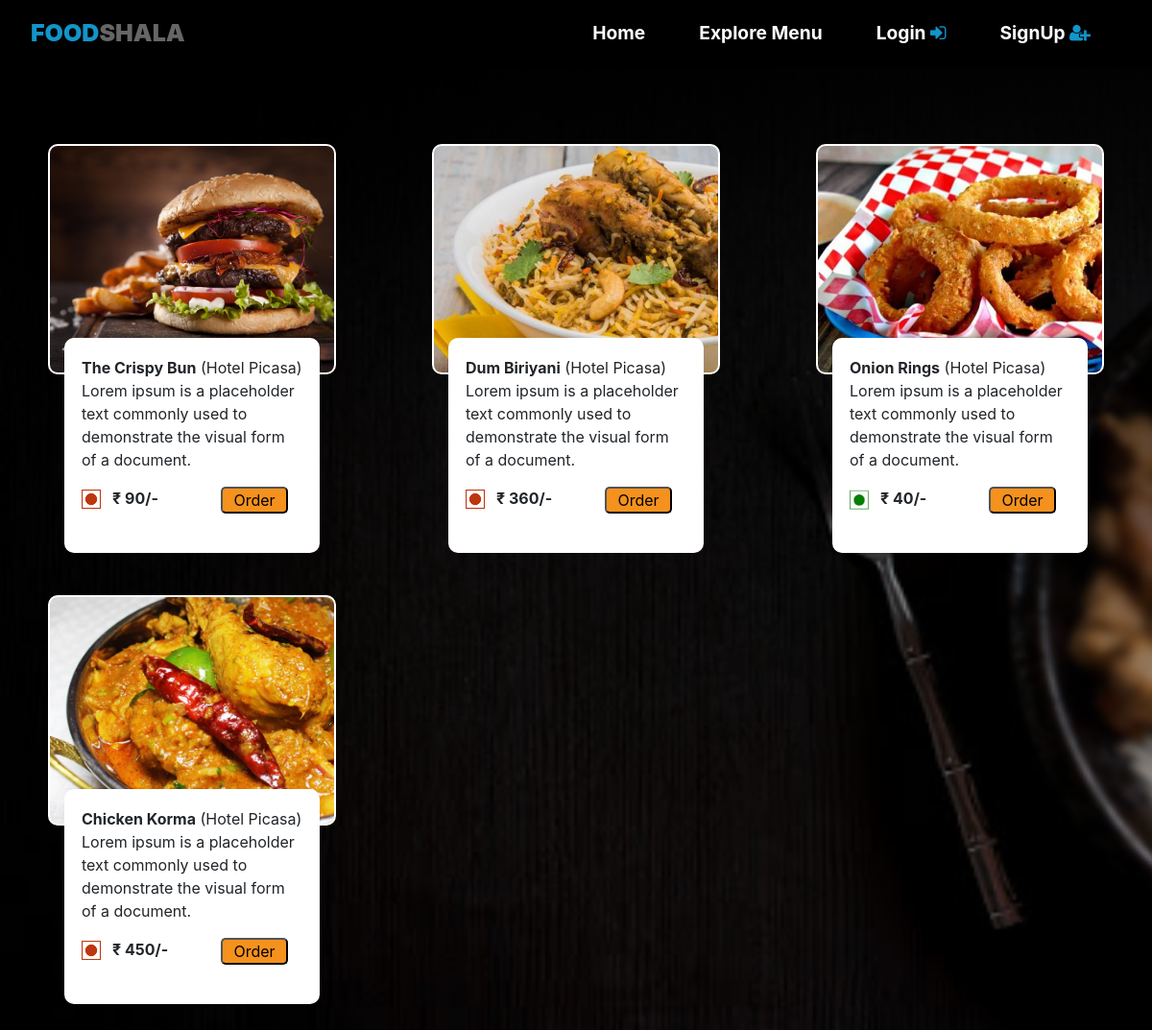
Page /menu.php on the committed database.
### tables this page shows
CREATE TABLE `dishes` (
  `id` int(255) NOT NULL,
  `dish_id` varchar(255) NOT NULL,
  `restro_id` varchar(255) NOT NULL,
  `d_name` varchar(50) NOT NULL,
  `d_description` varchar(500) NOT NULL,
  `d_type` varchar(4) NOT NULL,
  `d_price` int(5) NOT NULL,
  `d_img` varchar(50) NOT NULL,
  `d_active` int(1) NOT NULL DEFAULT 1
);

CREATE TABLE `restaurant` (
  `id` int(11) NOT NULL,
  `restro_id` varchar(255) NOT NULL,
  `name` varchar(50) NOT NULL,
  `email` varchar(50) NOT NULL,
  `phone` bigint(10) NOT NULL,
  `restro_name` varchar(100) NOT NULL,
  `restro_logo` varchar(50) NOT NULL
);

### server/controller.php (called while the page is built, shortened)
<?php
if(isset($_SESSION['u_id'])){
	$role = $_SESSION['role'];
}
else { $role = ""; }
?>

### menu.php (the view, shortened to what this page needs)
<?php
  include("server/controller.php");
?>
<!DOCTYPE html>
<html>
<head>
	<?php include("includes/header.php"); ?>
	<link rel="stylesheet" type="text/css" href="http://localhost/intern_restro/includes/css/menue_style.css">
</head>
<body>
<?php include("includes/nav.php"); ?>
<div class="row r1">
<?php
if($role == "cust"){
  $cust_id = $_SESSION['u_id'];
  $sql1 = "SELECT * FROM customer WHERE cust_id='$cust_id'";
  $result1 = mysqli_query($conn, $sql1);
  $row1 = mysqli_fetch_assoc($result1);
  $pref=  $row1['pref'];
  if($pref=="veg")
  {
    $sql = "SELECT * FROM dishes WHERE d_active='1' AND d_type='veg'";
  }
  else{
    $sql = "SELECT * FROM dishes WHERE d_active='1'";
  }
}
else{
  $sql = "SELECT * FROM dishes WHERE d_active='1'";
}
$result = mysqli_query($conn, $sql);
while($row = mysqli_fetch_assoc($result)) {
  $restro_id = $row['restro_id'];
  $sql1 = "SELECT * FROM restaurant WHERE restro_id='$restro_id'";
  $result1 = mysqli_query($conn, $sql1);
  $row1 = mysqli_fetch_assoc($result1);
  $restro_name = $row1['restro_name'];
echo "
    <div class='col-md-3 box1' style='background-image: url(http://localhost/intern_restro/restaurant/dish_img/".$row['d_img'].");'>
      <div class='col-md-12 box1_child' >
        <p style='margin-top: 10px;'>
          <form method='post' action=''>
           <b>".$row['d_name']."</b>
           ($restro_name)
            <br>
                ".$row['d_description']."
            <br>
        </p>
        <p style='margin-bottom: 100px;'>
           <img src='http://localhost/intern_restro/assets/images/".$row['d_type'].".png' width='20px' style='margin-top: 0px;'>
           <b>&nbsp;&nbsp;&#8377; ".$row['d_price']."/-</b>
           <input type='hidden' name='dish_id' value='".$row['dish_id']."'/>
           <button class='add' name='order' type='submit' >Order</button>
           <br>
          </form>
        </p>
        <br>
        <br>
      </div>
    </div>
    ";
 }
?>
</div>
</body>
</html>

### includes/css/style.css (style rules this page uses)
body { background-image: linear-gradient(to bottom, rgb(0, 0, 0, 1),rgba(0, 0, 0, 0)) , url(../../assets/images/14.jpg); background-repeat: no-repeat; background-attachment: fixed; background-size: cover; height: 100vh; width: 100%; overflow-x: hidden; }

### includes/css/menue_style.css (style rules this page uses)
.r1 { width: 100%; margin: 0 auto; }
.box1 { border: 2px solid white; background-repeat: no-repeat; background-size: cover; height: 30vh; margin-left: 50px; margin-right: 50px; margin-bottom: 150px; margin-top: 10vh; border-radius: 10px; }
.box1_child { border: 3px solid white; height: 28vh; margin-top: 25vh; background-color: #fff; border-radius: 10px; }
.add { float: right; padding: 0px; background-color: #f5921d; border-radius: 5px; margin-right: 15px; width: 70px; }

### rows in the picture
dishes: d_img (picture), d_name "The Crispy Bun", restaurant.restro_name "Hotel Picasa", d_description "Lorem ipsum is a placeholder text commonly used to demonstrate the visual form of a document.", d_type (picture), d_price "90"
dishes: d_img (picture), d_name "Dum Biriyani", restaurant.restro_name "Hotel Picasa", d_description "Lorem ipsum is a placeholder text commonly used to demonstrate the visual form of a document.", d_type (picture), d_price "360"
dishes: d_img (picture), d_name "Onion Rings", restaurant.restro_name "Hotel Picasa", d_description "Lorem ipsum is a placeholder text commonly used to demonstrate the visual form of a document.", shows a picture, d_price "40"
dishes: d_img (picture), d_name "Chicken Korma", restaurant.restro_name "Hotel Picasa", d_description "Lorem ipsum is a placeholder text commonly used to demonstrate the visual form of a document.", d_type (picture), d_price "450"
